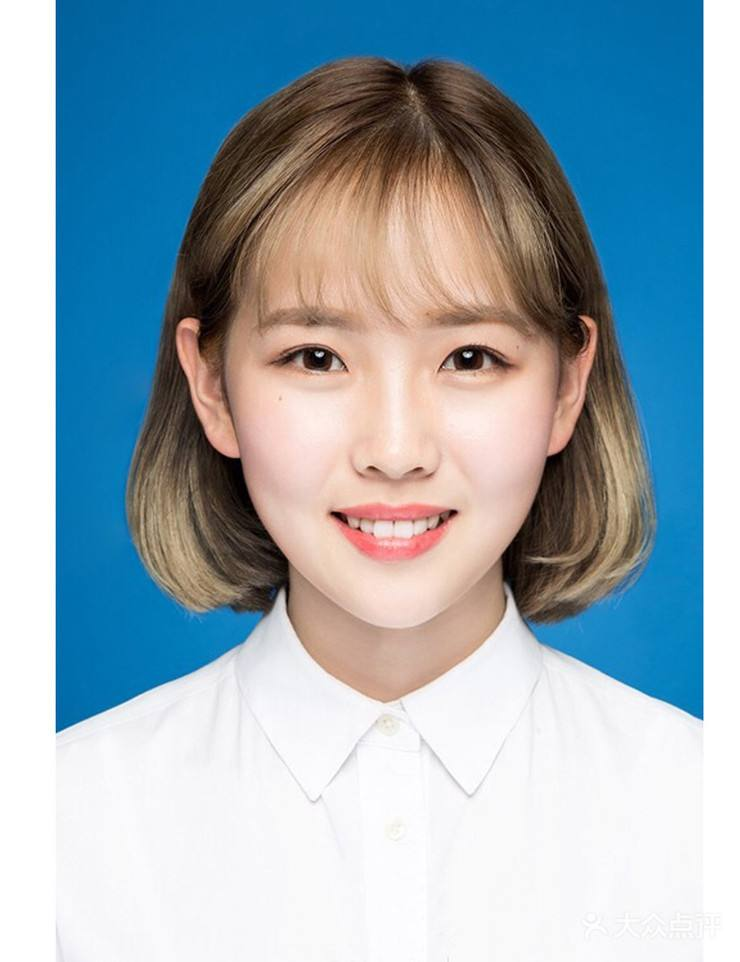
#> input picture data/time.jpeg, 740 x 962 px
$ python change_zhengjian_color.py
#> lines starting #> are read from the running program, lines starting #| are printed output that depends on the picture; after the words box and inside, x2 and y2 are one past the last pixel; in counts of white or black regions, pixels touching at a corner belong together
import cv2
import  numpy as np

img=cv2.imread('./data/time.jpeg')
#> img is the input picture: shape (962, 740, 3); mean B, G, R 183, 171.9, 152.8
# 缩放
rows,cols,channels = img.shape
#> rows = 962; cols = 740; channels = 3
img=cv2.resize(img,None,fx=0.5,fy=0.5)
#> img: shape (481, 370, 3)
rows,cols,channels = img.shape
#> rows = 481; cols = 370
cv2.imshow('img',img)

# 转换hsv
hsv=cv2.cvtColor(img,cv2.COLOR_BGR2HSV)
#> hsv: shape (481, 370, 3); mean H, S, V 58.4, 96.4, 199.3
lower_blue=np.array([90,70,70])
upper_blue=np.array([110,255,255])
mask = cv2.inRange(hsv, lower_blue, upper_blue)
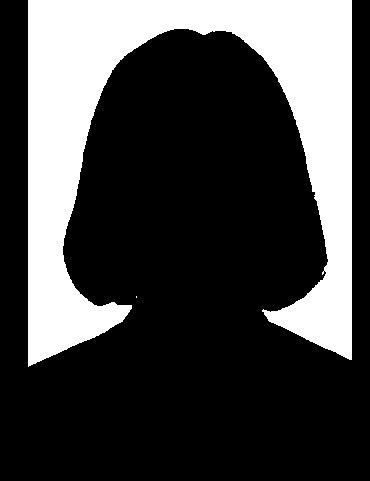
#> mask: shape (481, 370); 27% white; 2 white regions (1 under 20 px), largest, box (x1, y1, x2, y2) and area: (28, 0, 352, 367) 47977
cv2.imshow('Mask', mask)

# 腐蚀膨胀
erode=cv2.erode(mask,None,iterations=1)
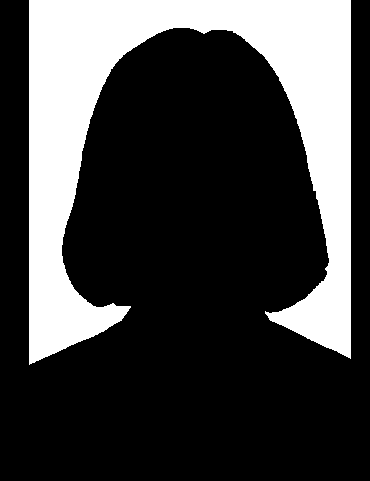
#> erode: shape (481, 370); 25.8% white; 1 white region, box (x1, y1, x2, y2) and area: (29, 0, 351, 365) 45954
cv2.imshow('erode',erode)
dilate=cv2.dilate(erode,None,iterations=1)
#> dilate: shape (481, 370); 26.9% white; 1 white region, box (x1, y1, x2, y2) and area: (28, 0, 352, 366) 47960
cv2.imshow('dilate',dilate)

# 遍历替换
for i in range(rows):
    for j in range(cols):
        if dilate[i,j]==255:
            img[i,j]=(0,0,255)#此处替换颜色，为BGR通道
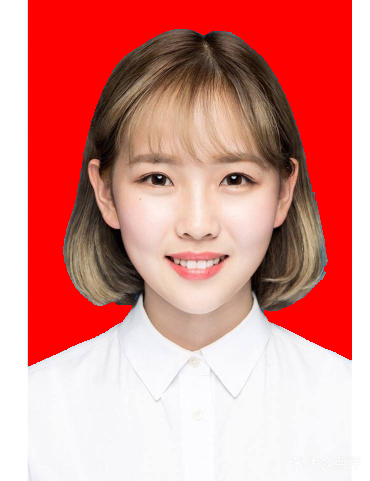
#> img: shape (481, 370, 3); mean B, G, R 135.3, 140.6, 219.4
cv2.imshow('res',img)
cv2.imwrite("./data/new_zhenjian.jpg", img)
cv2.waitKey(0)
cv2.destroyAllWindows()
